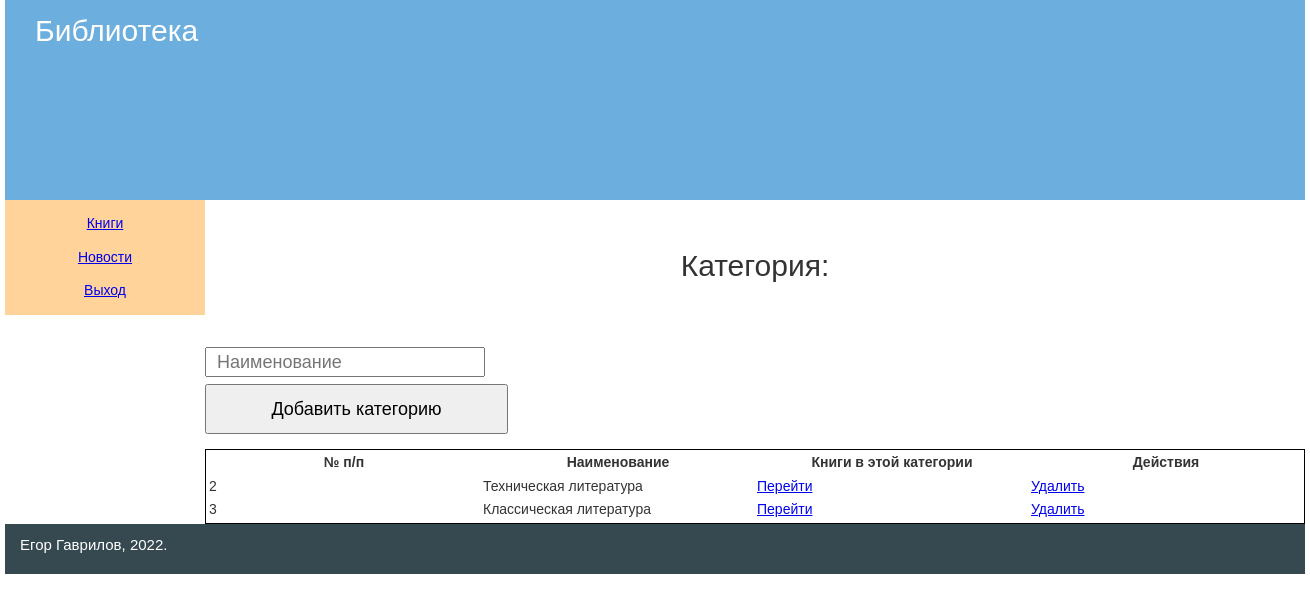
/adminka/books.php, run on the app's committed database.
### tables this page shows
CREATE TABLE `category` (
  `id` int(11) NOT NULL,
  `category_name` text NOT NULL
);

### adminka/books.php (called while the page is built)
<?php
include "components/header.php";
include "components/contents/books.php";
include "components/sidebar.php";
include "../components/footer.php";

### adminka/components/contents/books.php (the view, shortened to what this page needs)
<div class="container clearfix">
    <main class="content">
        <p style="text-align: center; font-size: 30px; margin: 0; padding: 1.5em 0;">Категория:</p>
        <div class="reg_form">
            <form method="POST">
                <input type="text" name="name_cat" placeholder="Наименование">
                <input type="submit" name="add_cat" value="Добавить категорию">
            </form>
        </div>
        <table>
            <tr>
                <th>№ п/п</th>
                <th>Наименование</th>
                <th>Книги в этой категории</th>
                <th>Действия</th>
            </tr>
            <?php
            $str_out_cat = "SELECT * FROM `category`";
            $run_out_cat = mysqli_query($connect, $str_out_cat);
            while ($out_cat = mysqli_fetch_array($run_out_cat)) {
                echo "
                        <tr>
                            <td>$out_cat[id]</td>
                            <td>$out_cat[category_name]</td>
                            <td>
                                <a href='category.php?cat=$out_cat[id]' class=books>
                                    Перейти
                                </a>
                            </td>
                            <td>
                                <a href='controllers/del.php?del_cat=$out_cat[id]' class=delete>
                                    Удалить
                                </a>
                            </td>
                        </tr>
                        ";
            }
            ?>
        </table>
    </main>

### css/style.css (style rules this page uses)
html { line-height: 1.15; -webkit-text-size-adjust: 100%; }
body { margin: 0; }
main { display: block; }
a { background-color: transparent; }
button, input, optgroup, select, textarea { font-family: inherit; font-size: 100%; line-height: 1.15; margin: 0; }
button, input { overflow: visible; }
button, [type="button"], [type="reset"], [type="submit"] { -webkit-appearance: button; }
* { -webkit-box-sizing: border-box; -moz-box-sizing: border-box; box-sizing: border-box; }
.clearfix:after { content: ""; display:block; clear: both; }
html, body { margin: 0; padding: 0; font-family: Arial,sans-serif; font-size: 14px; line-height: 1.4; color: #333; background-color: #fff; }
.content { width: 100%; float: left; padding-left: 200px; }
table { table-layout: fixed; width: 100%; border: 1px solid black; }
.reg_form,.edit_form { margin: 15px auto; }
.reg_form input,.edit_form input { width: 280px; height: 30px; display: block; margin-bottom: 7px; font-size: 18px; padding: 0px 10px; }
.reg_form input[type="submit"],.edit_form input[type="submit"] { width: 303px; height: 50px; cursor: pointer; }

### data on the page
category: id "2", category_name "Техническая литература"
category: id "3", category_name "Классическая литература"
